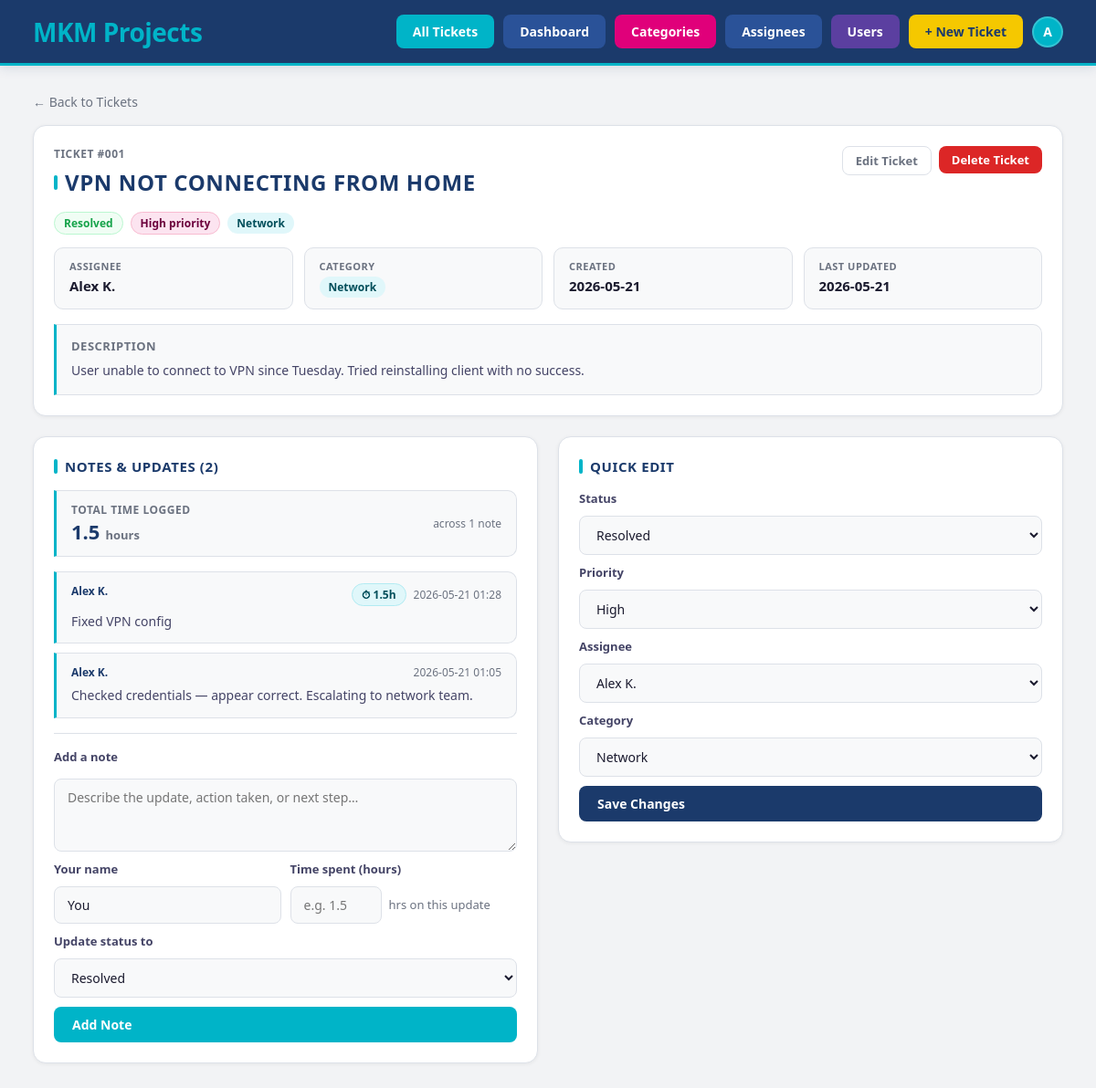
The page /ticket/1 (signed in) on the database its author committed.
### tables this page shows
CREATE TABLE users (
    id            INTEGER PRIMARY KEY AUTOINCREMENT,
    username      TEXT NOT NULL UNIQUE,
    password_hash TEXT NOT NULL,
    display_name  TEXT,
    role          TEXT NOT NULL DEFAULT 'agent',
    created_at    TEXT NOT NULL DEFAULT (datetime('now'))
);

CREATE TABLE tickets (
    id          INTEGER PRIMARY KEY AUTOINCREMENT,
    subject     TEXT NOT NULL,
    description TEXT,
    category_id INTEGER REFERENCES categories(id),
    priority    TEXT NOT NULL DEFAULT 'Medium',
    status      TEXT NOT NULL DEFAULT 'Open',
    assignee    TEXT,
    created_at  TEXT NOT NULL DEFAULT (date('now')),
    updated_at  TEXT NOT NULL DEFAULT (date('now'))
, total_time_spent REAL DEFAULT 0);

CREATE TABLE categories (
    id      INTEGER PRIMARY KEY AUTOINCREMENT,
    name    TEXT NOT NULL,
    color   TEXT NOT NULL DEFAULT 'cyan'
);

CREATE TABLE notes (
    id         INTEGER PRIMARY KEY AUTOINCREMENT,
    ticket_id  INTEGER NOT NULL REFERENCES tickets(id),
    note       TEXT NOT NULL,
    author     TEXT NOT NULL DEFAULT 'You',
    created_at TEXT NOT NULL DEFAULT (datetime('now'))
, time_spent REAL DEFAULT NULL);

CREATE TABLE assignees (
    id   INTEGER PRIMARY KEY AUTOINCREMENT,
    name TEXT NOT NULL UNIQUE
);

### app.py (the view)
@app.route("/ticket/<int:ticket_id>")
@login_required
def ticket_detail(ticket_id):
    db     = get_db()
    ticket = db.execute("""
        SELECT t.*, c.name AS cat_name, c.color AS cat_color
        FROM tickets t LEFT JOIN categories c ON c.id = t.category_id
        WHERE t.id = ?
    """, (ticket_id,)).fetchone()
    if ticket is None:
        return "Ticket not found", 404
    notes      = db.execute("SELECT * FROM notes WHERE ticket_id = ? ORDER BY created_at DESC", (ticket_id,)).fetchall()
    categories = db.execute("SELECT * FROM categories ORDER BY name").fetchall()
    assignees  = db.execute("SELECT * FROM assignees ORDER BY name").fetchall()
    return render_template("ticket_detail.html",
        ticket=ticket, notes=notes, categories=categories, assignees=assignees)

### app.py (called while the page is built)
def get_db():
    if "db" not in g:
        g.db = sqlite3.connect(DB_PATH)
        g.db.row_factory = sqlite3.Row
    return g.db

@login_manager.user_loader
def load_user(user_id):
    db  = get_db()
    row = db.execute("SELECT * FROM users WHERE id = ?", (user_id,)).fetchone()
    if row is None:
        return None
    return User(row["id"], row["username"], row["display_name"], row["role"])

def status_badge(status):
    return {"Open":"badge-open","In Progress":"badge-progress",
            "Resolved":"badge-resolved","Closed":"badge-closed"}.get(status,"badge-default")

def priority_badge(priority):
    return {"High":"badge-high","Medium":"badge-medium",
            "Low":"badge-low"}.get(priority,"badge-default")

### templates/ticket_detail.html (shortened to what this page needs)
{% extends "base.html" %}
{% block content %}
<a href="{{ url_for('index') }}" class="back-link">← Back to Tickets</a>
<div class="panel">
  <div class="ticket-header">
    <div>
      <p style="font-size:12px;color:var(--text-dim);margin-bottom:6px;font-weight:700;text-transform:uppercase;letter-spacing:0.5px">
        Ticket #{{ '%03d'|format(ticket['id']) }}
      </p>
      <h2>{{ ticket['subject'] }}</h2>
      <div style="display:flex;gap:8px;flex-wrap:wrap;margin-top:10px;align-items:center">
        <span class="badge {{ status_badge(ticket['status']) }}">{{ ticket['status'] }}</span>
        <span class="badge {{ priority_badge(ticket['priority']) }}">{{ ticket['priority'] }} priority</span>
        {% if ticket['cat_name'] %}
        <span class="cat-badge {{ ticket['cat_color'] }}">{{ ticket['cat_name'] }}</span>
        {% endif %}
      </div>
    </div>
    <div style="display:flex;gap:8px;flex-shrink:0;align-items:flex-start">
      <a href="{{ url_for('edit_ticket', ticket_id=ticket['id']) }}" class="btn btn-ghost btn-sm">Edit Ticket</a>
      <form method="POST" action="{{ url_for('delete_ticket', ticket_id=ticket['id']) }}"
            onsubmit="return confirm('Permanently delete ticket #{{ '%03d'|format(ticket['id']) }}? This cannot be undone.')">
        <button type="submit" class="btn btn-danger btn-sm">Delete Ticket</button>
      </form>
    </div>
  </div>
  <div class="details-grid">
    <div class="detail-item">
      <div class="label">Assignee</div>
      <div class="value">{{ ticket['assignee'] or 'Unassigned' }}</div>
    </div>
    <div class="detail-item">
      <div class="label">Category</div>
      <div class="value">
        {% if ticket['cat_name'] %}
        <span class="cat-badge {{ ticket['cat_color'] }}">{{ ticket['cat_name'] }}</span>
        {% else %}—{% endif %}
      </div>
    </div>
    <div class="detail-item">
      <div class="label">Created</div>
      <div class="value">{{ ticket['created_at'][:10] }}</div>
    </div>
    <div class="detail-item">
      <div class="label">Last Updated</div>
      <div class="value">{{ ticket['updated_at'][:10] }}</div>
    </div>
  </div>
  {% if ticket['description'] %}
  <div style="margin-top:16px;padding:14px 16px;background:var(--surface2);border:1px solid var(--border);border-left:3px solid var(--cyan);border-radius:0 10px 10px 0">
    <p style="font-size:13px;font-weight:700;color:var(--text-dim);text-transform:uppercase;letter-spacing:0.5px;margin-bottom:6px">Description</p>
    <p style="font-size:14px;color:var(--text-mid);line-height:1.7">{{ ticket['description'] }}</p>
  </div>
  {% endif %}
</div>
<div class="two-column">
  <div>
    <div class="panel">
      <h2>Notes &amp; Updates ({{ notes|length }})</h2>
      {% set total_time = ticket['total_time_spent'] or 0 %}
      {% if total_time > 0 %}
      <div class="time-total-box">
        <div>
          <div class="tt-label">Total time logged</div>
          <div style="display:flex;align-items:baseline;gap:6px">
            <span class="tt-value">{{ '%.1f'|format(total_time) }}</span>
            <span class="tt-unit">hour{% if total_time != 1 %}s{% endif %}</span>
          </div>
        </div>
        <div style="font-size:12px;color:var(--text-dim)">
          across {{ notes|selectattr('time_spent')|list|length }} note{% if notes|selectattr('time_spent')|list|length != 1 %}s{% endif %}
        </div>
      </div>
      {% endif %}
      {% for note in notes %}
      <div class="note-item">
        <div class="note-meta">
          <strong>{{ note['author'] }}</strong>
          <div style="display:flex;align-items:center;gap:8px">
            {% if note['time_spent'] %}
            <span class="time-badge">⏱ {{ '%.1f'|format(note['time_spent']) }}h</span>
            {% endif %}
            <span>{{ note['created_at'][:16] }}</span>
          </div>
        </div>
        <div class="note-text">{{ note['note'] }}</div>
      </div>
      {% else %}
      <p style="color:var(--text-dim);font-size:14px">No notes yet. Add the first update below.</p>
      {% endfor %}
      <form method="POST" action="{{ url_for('add_note', ticket_id=ticket['id']) }}" class="stack-form" style="margin-top:16px;border-top:1px solid var(--border);padding-top:16px">
        <label>Add a note</label>
        <textarea name="note" placeholder="Describe the update, action taken, or next step…" required></textarea>
        <div class="form-row">
          <div class="form-group">
            <label>Your name</label>
            <input type="text" name="author" placeholder="Your name" value="You">
          </div>
          <div class="form-group">
            <label>Time spent (hours)</label>
            <div class="time-input-wrap">
              <input type="number" name="time_spent" placeholder="e.g. 1.5" min="0" step="0.25">
              <span>hrs on this update</span>
            </div>
          </div>
        </div>
        <div class="form-group">
          <label>Update status to</label>
          <select name="status">
            {% for s in ['Open','In Progress','Resolved','Closed'] %}
            <option value="{{ s }}" {% if ticket['status'] == s %}selected{% endif %}>{{ s }}</option>
            {% endfor %}
          </select>
        </div>
        <button type="submit">Add Note</button>
      </form>
    </div>
  </div>
  <div>
    <div class="panel">
      <h2>Quick Edit</h2>
      <form method="POST" action="{{ url_for('edit_ticket', ticket_id=ticket['id']) }}" class="stack-form">
        <div class="form-group">
          <label>Status</label>
          <select name="status">
            {% for s in ['Open','In Progress','Resolved','Closed'] %}
            <option value="{{ s }}" {% if ticket['status'] == s %}selected{% endif %}>{{ s }}</option>
            {% endfor %}
          </select>
        </div>
        <div class="form-group">
          <label>Priority</label>
          <select name="priority">
            {% for p in ['High','Medium','Low'] %}
            <option value="{{ p }}" {% if ticket['priority'] == p %}selected{% endif %}>{{ p }}</option>
            {% endfor %}
          </select>
        </div>
        <div class="form-group">
          <label>Assignee</label>
          <select name="assignee">
            {% for a in assignees %}
            <option value="{{ a['name'] }}" {% if ticket['assignee'] == a['name'] %}selected{% endif %}>{{ a['name'] }}</option>
            {% endfor %}
          </select>
        </div>
        <div class="form-group">
          <label>Category</label>
          <select name="category_id">
            {% for cat in categories %}
            <option value="{{ cat['id'] }}" {% if ticket['category_id'] == cat['id'] %}selected{% endif %}>{{ cat['name'] }}</option>
            {% endfor %}
          </select>
        </div>
        <button type="submit" class="btn-navy">Save Changes</button>
      </form>
    </div>
  </div>
</div>
{% endblock %}

### templates/base.html (shortened to what this page needs)
<!DOCTYPE html>
<html lang="en">
<head>
  <link rel="stylesheet" href="{{ url_for('static', filename='style.css') }}">
</head>
<body>
  <nav class="navbar">
    <div class="navbar-brand">
      <h1><span class="mkm-m1">M</span><span class="mkm-k">K</span><span class="mkm-m2">M</span> <span class="mkm-projects">Projects</span></h1>
    </div>
    <div class="nav-links">
      <a href="{{ url_for('index') }}"      class="nav-link">All Tickets</a>
      <a href="{{ url_for('dashboard') }}"  class="nav-link navy">Dashboard</a>
      <a href="{{ url_for('categories') }}" class="nav-link magenta">Categories</a>
      <a href="{{ url_for('assignees') }}"  class="nav-link" style="background:var(--navy-light)">Assignees</a>
      {% if current_user.role == 'admin' %}
      <a href="{{ url_for('manage_users') }}" class="nav-link" style="background:#5b3fa0">Users</a>
      {% endif %}
      <a href="{{ url_for('new_ticket') }}"  class="nav-link" style="background:var(--yellow);color:var(--navy)">+ New Ticket</a>
      <div class="user-menu">
        <div class="user-avatar">{{ current_user.display_name[0].upper() }}</div>
      </div>
    </div>
  </nav>
  <main class="container">
    {% block content %}{% endblock %}
  </main>
</body>
</html>

### rows shown on the page
users: display_name "A"
tickets: id "001", subject "VPN NOT CONNECTING FROM HOME", status "Resolved", priority "High", assignee "Alex K.", created_at "2026-05-21", updated_at "2026-05-21", description "User unable to connect to VPN since Tuesday. Tried reinstalling client with no success.", total_time_spent "1.5", category_id "Network"
categories: cat_name "Network"
notes: author "Alex K.", time_spent "1.5", created_at "2026-05-21 01:28", note "Fixed VPN config"
notes: author "Alex K.", created_at "2026-05-21 01:05", note "Checked credentials — appear correct. Escalating to network team."

### other values the page prints
{{ notes|length }} "2"
{{ notes|selectattr('time_spent')|list|length }} "1"
